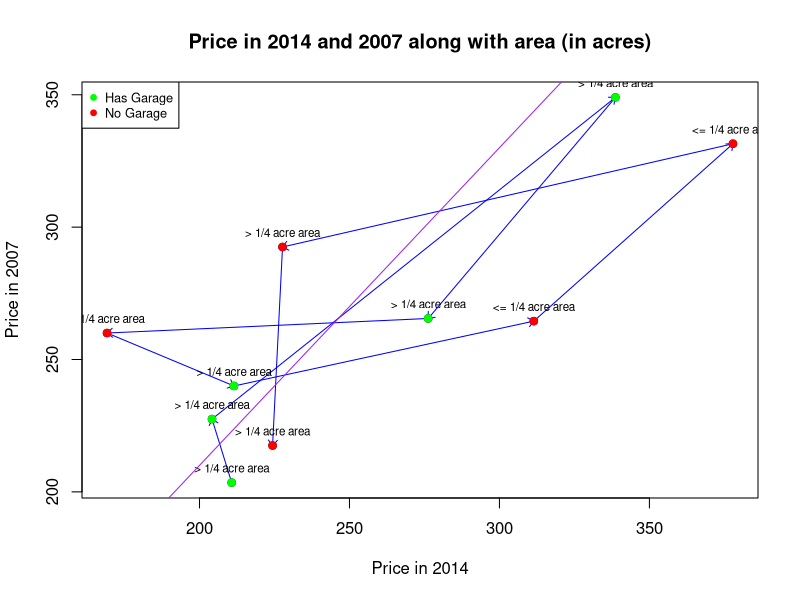
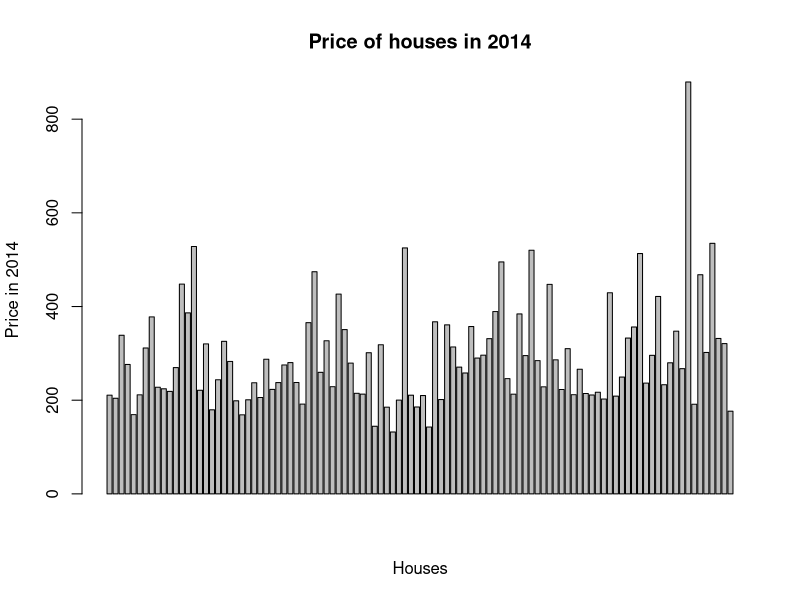
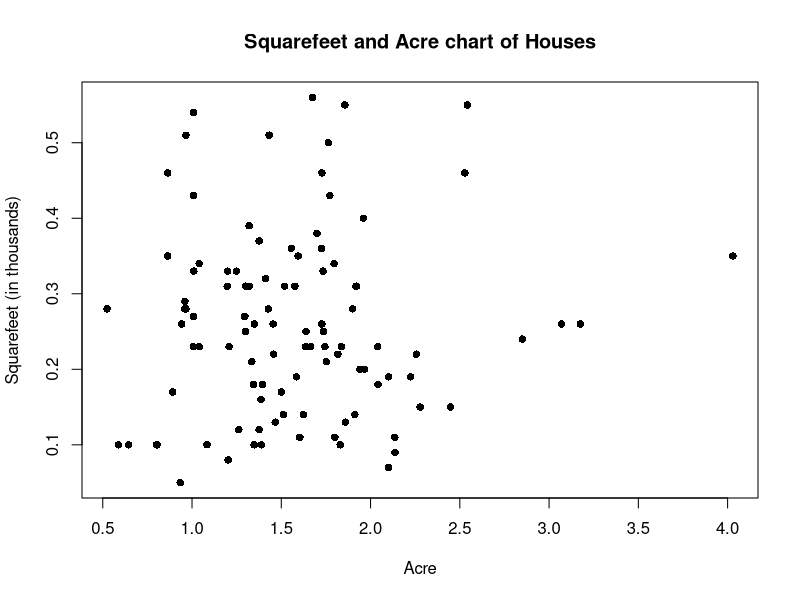
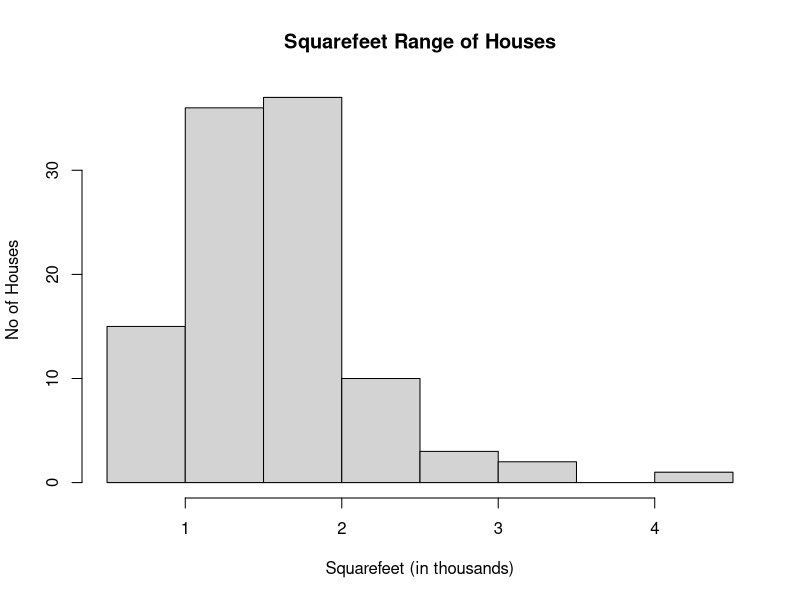
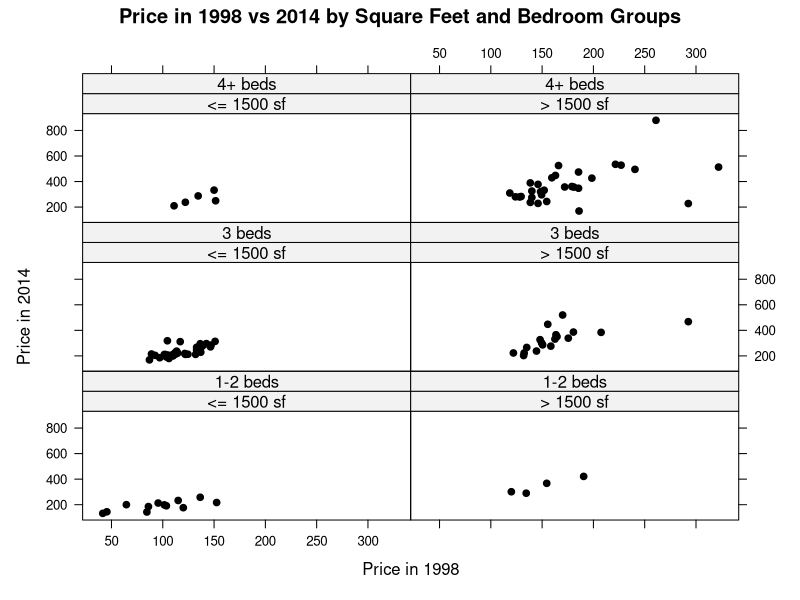
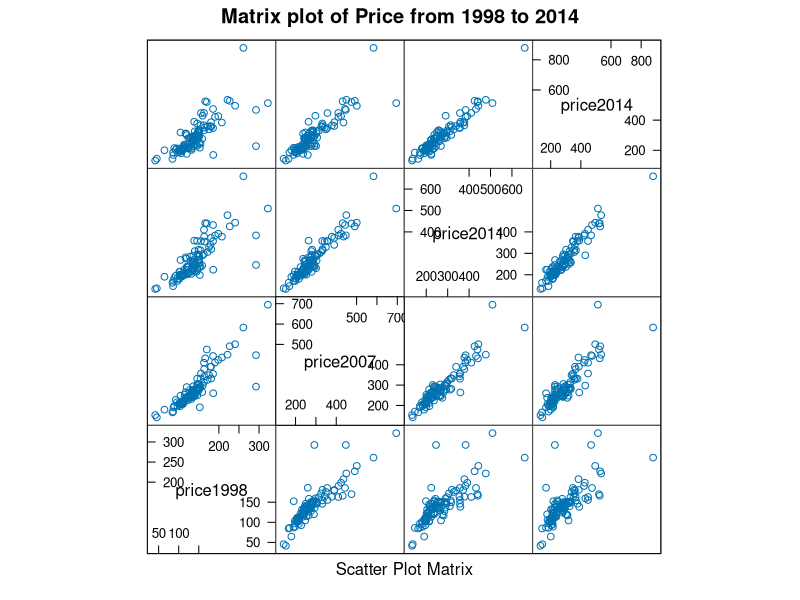
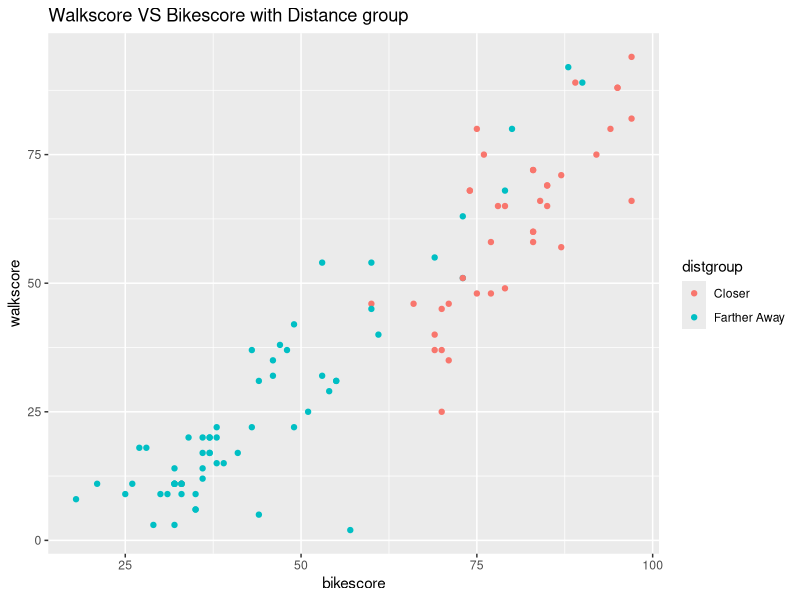

R code for these plots, in order:
library(lattice)
library(ggplot2)


#Read Data from the csv file to a variable housingData
housingData<-read.csv('housing_price.csv',header=TRUE)
#Display housingData
housingData

#************************************************************************************************************************************************************

#Using Basic Plotting functions
subsetData<-housingData[1:10,]
plot(subsetData$price2014, subsetData$price2007, main="Price in 2014 and 2007 along with area (in acres)", xlab="Price in 2014", ylab="Price in 2007", pch=19)

#Adding arrows. Draws arrows between datapoints for the first 10 observations. I took a subset so that the chart doesn't look cluttered with all the arrows.
s <- seq(9)
arrows(subsetData$price2014[s], subsetData$price2007[s], subsetData$price2014[s+1], subsetData$price2007[s+1], col="blue", length=0.07,angle=40)

#Adding text. Puts the area group that each of the points in the chart belongs to right next to it (values marked <=1/4 acre and >1/4 acre).
s <- seq(10)
text(subsetData$price2014[s], subsetData$price2007[s],paste(subsetData$acregroup[s], "area"),pos=3, cex=0.70, col="black")

#Draws points of different colors and adds legend to the chart
yesgarage<-subset(subsetData, garagegroup=="yes")
nogarage<-subset(subsetData, garagegroup=="no")
#Draw all the datapoints corresponding to garagegroup="yes" in green color.
points(yesgarage$price2014[s], yesgarage$price2007[s], type="p", pch=19, col = "green", subset=yesgarage$garagegroup[s])
#Draw all the datapoints corresponding to garagegroup="no" in red color.
points(nogarage$price2014[s], nogarage$price2007[s], type="p", pch=19, col = "red", subset=nogarage$garagegroup[s])
#Puts the legend on the top left corner
legend("topleft", legend=c("Has Garage", "No Garage"), col=c("green","red"), pch =19, cex=0.77)
#Draw a baseline
abline(a=-30, b=1.2, col="purple")

barplot(housingData$price2014, xlab="Houses", ylab = "Price in 2014", main = "Price of houses in 2014")
plot(housingData$squarefeet,housingData$acre, main = "Squarefeet and Acre chart of Houses", ylab = "Squarefeet (in thousands)", xlab = "Acre", pch=16, col="black");
hist(housingData$squarefeet, main="Squarefeet Range of Houses", xlab="Squarefeet (in thousands)", ylab = "No of Houses")


#lattice package
xyplot(price2014 ~ price1998|sfgroup*bedgroup,  data = housingData, pch=19, col="black", main="Price in 1998 vs 2014 by Square Feet and Bedroom Groups", ylab="Price in 2014", xlab="Price in 1998")
splom(housingData[c(22,23,24, 25)], main="Matrix plot of Price from 1998 to 2014")

#ggplot2 package
qplot(bikescore, walkscore, data=housingData, color=distgroup, main="Walkscore VS Bikescore with Distance group")




